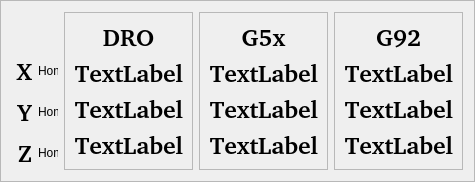
     <widget class="QFrame" name="frame_5">
      <property name="minimumSize">
       <size>
        <width>200</width>
        <height>0</height>
       </size>
      </property>
      <property name="frameShape">
       <enum>QFrame::StyledPanel</enum>
      </property>
      <property name="frameShadow">
       <enum>QFrame::Raised</enum>
      </property>
      <layout class="QGridLayout" name="gridLayout_4">
       <item row="1" column="0">
        <widget class="QLabel" name="label">
         <property name="minimumSize">
          <size>
           <width>0</width>
           <height>0</height>
          </size>
         </property>
         <property name="maximumSize">
          <size>
           <width>25</width>
           <height>16777215</height>
          </size>
         </property>
         <property name="font">
          <font>
           <family>BPG Courier S GPL&amp;GNU</family>
           <pointsize>18</pointsize>
           <weight>75</weight>
           <bold>true</bold>
          </font>
         </property>
         <property name="text">
          <string>X</string>
         </property>
         <property name="alignment">
          <set>Qt::AlignRight|Qt::AlignTrailing|Qt::AlignVCenter</set>
         </property>
        </widget>
       </item>
       <item row="0" column="4" rowspan="4">
        <widget class="QFrame" name="frame_12">
         <property name="frameShape">
          <enum>QFrame::StyledPanel</enum>
         </property>
         <property name="frameShadow">
          <enum>QFrame::Raised</enum>
         </property>
         <layout class="QGridLayout" name="gridLayout_18">
          <item row="1" column="0">
           <widget class="QLabel" name="g92_lb_x">
            <property name="minimumSize">
             <size>
              <width>60</width>
              <height>0</height>
             </size>
            </property>
            <property name="font">
             <font>
              <family>BPG Courier S GPL&amp;GNU</family>
              <pointsize>18</pointsize>
              <weight>75</weight>
              <bold>true</bold>
             </font>
            </property>
            <property name="text">
             <string>TextLabel</string>
            </property>
            <property name="alignment">
             <set>Qt::AlignRight|Qt::AlignTrailing|Qt::AlignVCenter</set>
            </property>
           </widget>
          </item>
          <item row="0" column="0">
           <widget class="QLabel" name="label_6">
            <property name="font">
             <font>
              <family>BPG Courier S GPL&amp;GNU</family>
              <pointsize>18</pointsize>
              <weight>75</weight>
              <bold>true</bold>
             </font>
            </property>
            <property name="text">
             <string>G92</string>
            </property>
            <property name="alignment">
             <set>Qt::AlignCenter</set>
            </property>
           </widget>
          </item>
          <item row="2" column="0">
           <widget class="QLabel" name="g92_lb_y">
            <property name="minimumSize">
             <size>
              <width>60</width>
              <height>0</height>
             </size>
            </property>
            <property name="font">
             <font>
              <family>BPG Courier S GPL&amp;GNU</family>
              <pointsize>18</pointsize>
              <weight>75</weight>
              <bold>true</bold>
             </font>
            </property>
            <property name="text">
             <string>TextLabel</string>
            </property>
            <property name="alignment">
             <set>Qt::AlignRight|Qt::AlignTrailing|Qt::AlignVCenter</set>
            </property>
           </widget>
          </item>
          <item row="3" column="0">
           <widget class="QLabel" name="g92_lb_z">
            <property name="minimumSize">
             <size>
              <width>60</width>
              <height>0</height>
             </size>
            </property>
            <property name="font">
             <font>
              <family>BPG Courier S GPL&amp;GNU</family>
              <pointsize>18</pointsize>
              <weight>75</weight>
              <bold>true</bold>
             </font>
            </property>
            <property name="text">
             <string>TextLabel</string>
            </property>
            <property name="alignment">
             <set>Qt::AlignRight|Qt::AlignTrailing|Qt::AlignVCenter</set>
            </property>
           </widget>
          </item>
         </layout>
        </widget>
       </item>
       <item row="0" column="3" rowspan="4">
        <widget class="QFrame" name="frame_11">
         <property name="frameShape">
          <enum>QFrame::StyledPanel</enum>
         </property>
         <property name="frameShadow">
          <enum>QFrame::Raised</enum>
         </property>
         <layout class="QGridLayout" name="gridLayout_17">
          <item row="1" column="0">
           <widget class="QLabel" name="g5x_lb_x">
            <property name="minimumSize">
             <size>
              <width>60</width>
              <height>0</height>
             </size>
            </property>
            <property name="font">
             <font>
              <family>BPG Courier S GPL&amp;GNU</family>
              <pointsize>18</pointsize>
              <weight>75</weight>
              <bold>true</bold>
             </font>
            </property>
            <property name="text">
             <string>TextLabel</string>
            </property>
            <property name="alignment">
             <set>Qt::AlignRight|Qt::AlignTrailing|Qt::AlignVCenter</set>
            </property>
           </widget>
          </item>
          <item row="0" column="0">
           <widget class="QLabel" name="label_5">
            <property name="font">
             <font>
              <family>BPG Courier S GPL&amp;GNU</family>
              <pointsize>18</pointsize>
              <weight>75</weight>
              <bold>true</bold>
             </font>
            </property>
            <property name="text">
             <string>G5x</string>
            </property>
            <property name="alignment">
             <set>Qt::AlignCenter</set>
            </property>
           </widget>
          </item>
          <item row="2" column="0">
           <widget class="QLabel" name="g5x_lb_y">
            <property name="minimumSize">
             <size>
              <width>60</width>
              <height>0</height>
             </size>
            </property>
            <property name="font">
             <font>
              <family>BPG Courier S GPL&amp;GNU</family>
              <pointsize>18</pointsize>
              <weight>75</weight>
              <bold>true</bold>
             </font>
            </property>
            <property name="text">
             <string>TextLabel</string>
            </property>
            <property name="alignment">
             <set>Qt::AlignRight|Qt::AlignTrailing|Qt::AlignVCenter</set>
            </property>
           </widget>
          </item>
          <item row="3" column="0">
           <widget class="QLabel" name="g5x_lb_z">
            <property name="minimumSize">
             <size>
              <width>60</width>
              <height>0</height>
             </size>
            </property>
            <property name="font">
             <font>
              <family>BPG Courier S GPL&amp;GNU</family>
              <pointsize>18</pointsize>
              <weight>75</weight>
              <bold>true</bold>
             </font>
            </property>
            <property name="text">
             <string>TextLabel</string>
            </property>
            <property name="alignment">
             <set>Qt::AlignRight|Qt::AlignTrailing|Qt::AlignVCenter</set>
            </property>
           </widget>
          </item>
         </layout>
        </widget>
       </item>
       <item row="0" column="2" rowspan="4">
        <widget class="QFrame" name="frame_10">
         <property name="frameShape">
          <enum>QFrame::StyledPanel</enum>
         </property>
         <property name="frameShadow">
          <enum>QFrame::Raised</enum>
         </property>
         <layout class="QGridLayout" name="gridLayout_16">
          <item row="0" column="0">
           <widget class="QLabel" name="label_4">
            <property name="font">
             <font>
              <family>BPG Courier S GPL&amp;GNU</family>
              <pointsize>18</pointsize>
              <weight>75</weight>
              <bold>true</bold>
             </font>
            </property>
            <property name="text">
             <string>DRO</string>
            </property>
            <property name="alignment">
             <set>Qt::AlignCenter</set>
            </property>
           </widget>
          </item>
          <item row="2" column="0">
           <widget class="QLabel" name="dro_lb_y">
            <property name="minimumSize">
             <size>
              <width>60</width>
              <height>0</height>
             </size>
            </property>
            <property name="font">
             <font>
              <family>BPG Courier S GPL&amp;GNU</family>
              <pointsize>18</pointsize>
              <weight>75</weight>
              <bold>true</bold>
             </font>
            </property>
            <property name="text">
             <string>TextLabel</string>
            </property>
            <property name="alignment">
             <set>Qt::AlignRight|Qt::AlignTrailing|Qt::AlignVCenter</set>
            </property>
           </widget>
          </item>
          <item row="1" column="0">
           <widget class="QLabel" name="dro_lb_x">
            <property name="minimumSize">
             <size>
              <width>60</width>
              <height>0</height>
             </size>
            </property>
            <property name="font">
             <font>
              <family>BPG Courier S GPL&amp;GNU</family>
              <pointsize>18</pointsize>
              <weight>75</weight>
              <bold>true</bold>
             </font>
            </property>
            <property name="text">
             <string>TextLabel</string>
            </property>
            <property name="alignment">
             <set>Qt::AlignRight|Qt::AlignTrailing|Qt::AlignVCenter</set>
            </property>
           </widget>
          </item>
          <item row="3" column="0">
           <widget class="QLabel" name="dro_lb_z">
            <property name="minimumSize">
             <size>
              <width>60</width>
              <height>0</height>
             </size>
            </property>
            <property name="font">
             <font>
              <family>BPG Courier S GPL&amp;GNU</family>
              <pointsize>18</pointsize>
              <weight>75</weight>
              <bold>true</bold>
             </font>
            </property>
            <property name="text">
             <string>TextLabel</string>
            </property>
            <property name="alignment">
             <set>Qt::AlignRight|Qt::AlignTrailing|Qt::AlignVCenter</set>
            </property>
           </widget>
          </item>
         </layout>
        </widget>
       </item>
       <item row="3" column="0">
        <widget class="QLabel" name="label_3">
         <property name="minimumSize">
          <size>
           <width>20</width>
           <height>0</height>
          </size>
         </property>
         <property name="font">
          <font>
           <family>BPG Courier S GPL&amp;GNU</family>
           <pointsize>18</pointsize>
           <weight>75</weight>
           <bold>true</bold>
          </font>
         </property>
         <property name="text">
          <string>Z</string>
         </property>
         <property name="alignment">
          <set>Qt::AlignRight|Qt::AlignTrailing|Qt::AlignVCenter</set>
         </property>
        </widget>
       </item>
       <item row="2" column="0">
        <widget class="QLabel" name="label_2">
         <property name="minimumSize">
          <size>
           <width>20</width>
           <height>0</height>
          </size>
         </property>
         <property name="font">
          <font>
           <family>BPG Courier S GPL&amp;GNU</family>
           <pointsize>18</pointsize>
           <weight>75</weight>
           <bold>true</bold>
          </font>
         </property>
         <property name="text">
          <string>Y</string>
         </property>
         <property name="alignment">
          <set>Qt::AlignRight|Qt::AlignTrailing|Qt::AlignVCenter</set>
         </property>
        </widget>
       </item>
       <item row="1" column="1">
        <widget class="QLabel" name="home_lb_0">
         <property name="sizePolicy">
          <sizepolicy hsizetype="Minimum" vsizetype="Preferred">
           <horstretch>0</horstretch>
           <verstretch>0</verstretch>
          </sizepolicy>
         </property>
         <property name="maximumSize">
          <size>
           <width>20</width>
           <height>16777215</height>
          </size>
         </property>
         <property name="text">
          <string>Home</string>
         </property>
        </widget>
       </item>
       <item row="2" column="1">
        <widget class="QLabel" name="home_lb_1">
         <property name="sizePolicy">
          <sizepolicy hsizetype="Minimum" vsizetype="Preferred">
           <horstretch>0</horstretch>
           <verstretch>0</verstretch>
          </sizepolicy>
         </property>
         <property name="maximumSize">
          <size>
           <width>20</width>
           <height>16777215</height>
          </size>
         </property>
         <property name="text">
          <string>Home</string>
         </property>
        </widget>
       </item>
       <item row="3" column="1">
        <widget class="QLabel" name="home_lb_2">
         <property name="sizePolicy">
          <sizepolicy hsizetype="Minimum" vsizetype="Preferred">
           <horstretch>0</horstretch>
           <verstretch>0</verstretch>
          </sizepolicy>
         </property>
         <property name="maximumSize">
          <size>
           <width>20</width>
           <height>16777215</height>
          </size>
         </property>
         <property name="text">
          <string>Home</string>
         </property>
        </widget>
       </item>
      </layout>
     </widget>
